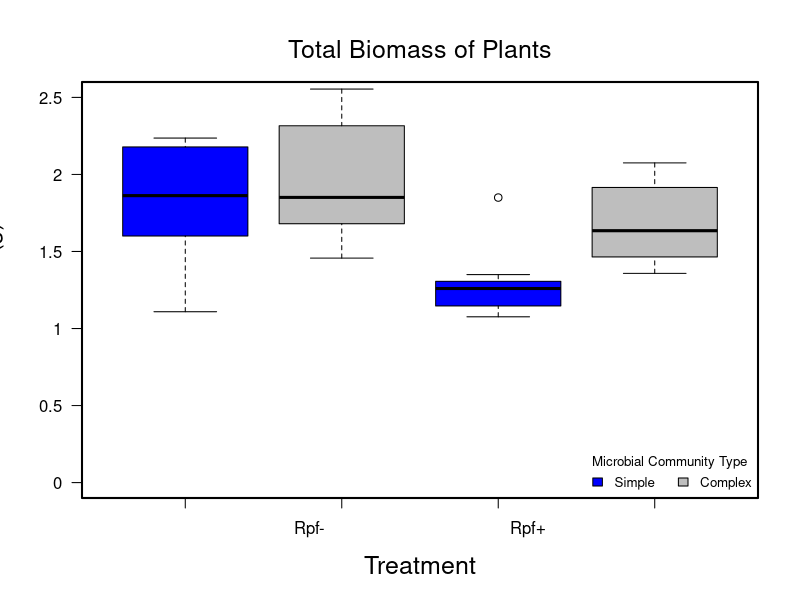
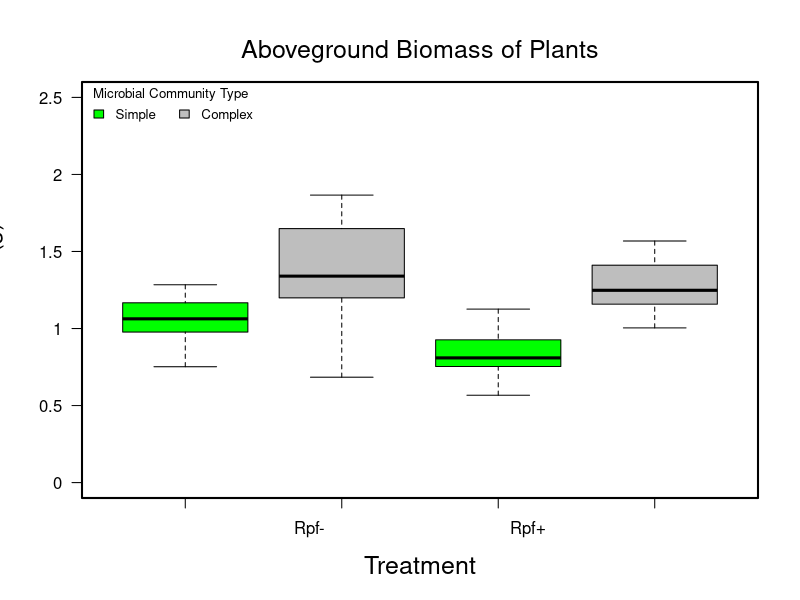
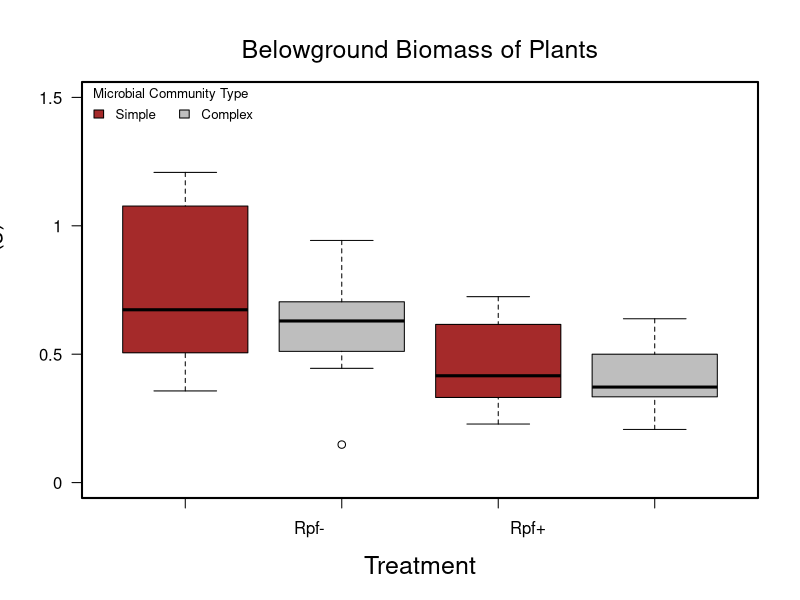
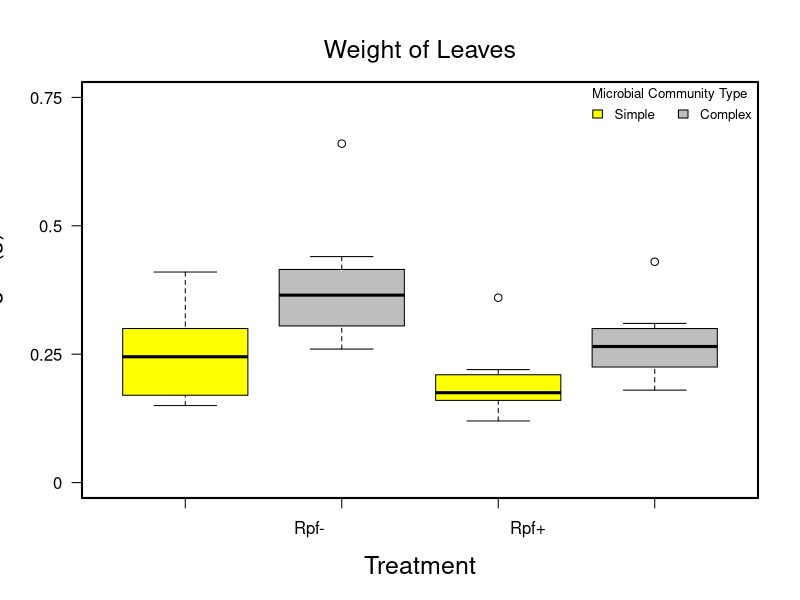

Source code (R) for these figures, in order:
#######################
# Plant Fitness Analysis
#data: Plant Fitness.csv
########################
rm(list=ls())

plantfitness<-read.csv("Plant Fitness.csv", header=T)

plantfitness$rpf <- factor(plantfitness$rpf, levels=c(2,1), labels=c("rpf-", "rpf+"))
plantfitness$soil <- factor(plantfitness$soil, levels=c(2,1), labels=c("complex", "simple"))
summary(plantfitness)

###################################################
#Testing each variable independently 

abiomass<-aov(abiomass~rpf*soil, data=plantfitness)
abiomass
summary(abiomass)
TukeyHSD(abiomass)
#soil is significant at 0.000125, along with two interactions

bbiomass<-aov(bbiomass~rpf*soil, data=plantfitness)
bbiomass
summary(bbiomass)
TukeyHSD(bbiomass)
#rpf is significant at 0.0168, two interactions

flowercount<-aov(flower.count~rpf*soil, data=plantfitness)
flowercount
summary(flowercount)
TukeyHSD(flowercount)
#There is no significant effects or interactions on flower count

seedcount<-aov(seed.count~rpf*soil, data=plantfitness)
seedcount
summary(seedcount)
TukeyHSD(seedcount)
#no significant factors or interactions 

SLA<-aov(SLA~rpf*soil, data=plantfitness)
SLA
summary(SLA)
TukeyHSD(SLA)
#no significant factors or interactions

height<-aov(height~rpf*soil, data=plantfitness)
height
summary(height)
TukeyHSD(height)
#no significant factors or interactions

dweight<-aov(dweight~rpf*soil, data=plantfitness)
dweight
summary(dweight)
TukeyHSD(dweight)
#no significant factors or interactions

wweight<-aov(wweight~rpf*soil, data=plantfitness)
wweight
summary(wweight)
TukeyHSD(wweight)
#rpf and soil are significant, as well as two interactions

shoot.root<-aov(shoot.root~rpf*soil, data=plantfitness)
shoot.root
summary(shoot.root)
TukeyHSD(shoot.root)
#soil is significant

total.biomass<-aov(total.biomass~rpf*soil, data=plantfitness)
total.biomass
summary(total.biomass)
TukeyHSD(total.biomass)
#rpf is significant at 0.00286, with two interactions

anova<-aov(abiomass~rpf*soil*bbiomass*wweight, data=plantfitness)
TukeyHSD(anova)
#soil was significant at 0.000926, and some interactions

anova2<-aov(bbiomass~rpf*soil*abiomass*wweight, data=plantfitness)
summary(anova2)
TukeyHSD(anova2)
#rpf is significant at 0.0474, but no interactions

anova3<-aov(wweight~rpf*soil*abiomass*bbiomass, data=plantfitness)
summary(anova3)
TukeyHSD(anova3)
#rpf and soil are significant at 0.01304 and 0.00221 respectively, two sig interactions

################################################################
#boxplot of Total Biomass
boxplot(total.biomass~soil*rpf, data=plantfitness, notch=FALSE, ylab="", xlab="", 
        col=c("blue", "gray"), ylim = c(0, 2.5), yaxt = "n", las = 1, names=c("", "", "", ""))
mtext("Total Biomass of Plants", side = 3, cex = 1.5, line = 1)
mtext("Biomass (g)", side = 2, line = 4, cex = 1.5)
mtext("Rpf-                                     Rpf+", side = 1, line = 1, cex = 1)
mtext("Treatment", side = 1, line = 3, cex = 1.5)
legend("bottomright", title="Microbial Community Type", c("Simple", "Complex"), fill=c("blue", "gray"), 
       horiz=TRUE, cex=0.8, bty = "n")
box(lwd = 2)
axis(2, at = c(0, 0.5, 1.0, 1.5, 2.0, 2.5), 
     labels = c(0, 0.5, 1.0, 1.5, 2.0, 2.5),
     las = 1)


#is Total biomass different between sterile and live soil?
var.test(total.biomass~soil, data=plantfitness)
#variance is equal becuase p is greater than 0,05
t.test(total.biomass~soil, data=plantfitness, var.equal=T)
#no the groups aren't different

#is total biomass different between +/- rpf treatments?
var.test(total.biomass~rpf, data=plantfitness)
#p-value is greater than 0.05, therefore the variances are equal
t.test(total.biomass~rpf, data=plantfitness, var.equal=T)
#p-value less than 0.05, therefore the groups are different

######boxplot of Above Ground Biomass
boxplot(abiomass~soil*rpf, data=plantfitness, notch=FALSE, ylab="", xlab="", 
        col=c("green", "gray"), ylim = c(0, 2.5), yaxt = "n", las = 1, names=c("", "", "", ""))
mtext("Aboveground Biomass of Plants", side = 3, cex = 1.5, line = 1)
mtext("Biomass (g)", side = 2, line = 4, cex = 1.5)
mtext("Rpf-                                     Rpf+", side = 1, line = 1, cex = 1)
mtext("Treatment", side = 1, line = 3, cex = 1.5)
legend("topleft", title="Microbial Community Type", c("Simple", "Complex"), fill=c("green", "gray"), horiz=TRUE, cex=0.8, bty = "n")
box(lwd = 2)
axis(2, at = c(0, 0.5, 1.0, 1.5, 2.0, 2.5), 
     labels = c(0, 0.5, 1.0, 1.5, 2.0, 2.5),
     las = 1)


#is above biomass different with +/- treatments?
#NO its not
var.test(abiomass~rpf, data=plantfitness)
#p-value over 0.05,variances are equal 
t.test(abiomass~rpf, data=plantfitness, var.equal=T)
#no, the groups are not different

#is above biomass different between soil type?
#YES
var.test(abiomass~soil, data=plantfitness)
#var are equal
t.test(abiomass~soil, data=plantfitness, var.equal=T)
#p-value<<0.05, groups are different. Above ground biomass is sig higher than live groups





######boxplot of Below Ground Biomass
boxplot(bbiomass~soil*rpf, data=plantfitness, notch=FALSE, ylab="", xlab="", 
        col=c("brown", "gray"), ylim = c(0, 1.5), yaxt = "n", las = 1, names=c("", "", "", ""))
mtext("Belowground Biomass of Plants", side = 3, cex = 1.5, line = 1)
mtext("Biomass (g)", side = 2, line = 4, cex = 1.5)
mtext("Rpf-                                     Rpf+", side = 1, line = 1, cex = 1)
mtext("Treatment", side = 1, line = 3, cex = 1.5)
legend("topleft", title="Microbial Community Type", c("Simple", "Complex"), 
       fill=c("brown", "gray"), horiz=TRUE, cex=0.8, bty = "n")
box(lwd = 2)
axis(2, at = c(0, 0.5, 1.0, 1.5), 
     labels = c(0, 0.5, 1.0, 1.5),
     las = 1)



#is below ground biomass different with +/- treatments?
#Yes 
var.test(bbiomass~rpf, data=plantfitness)
#p-value over 0.05,variances are not equal 
t.test(bbiomass~rpf, data=plantfitness, var.equal=F)
#yes, the groups are different p-value-0.02191 and rpf- has greater below ground biomass

#is below ground different with soil type?
#NO
var.test(bbiomass~soil, data=plantfitness)
#no, variances are not equal
t.test(bbiomass~soil, data=plantfitness, var.equal=F)
#no, there is no difference between groups



#######boxplot of wet weight
boxplot(wweight~soil*rpf, data=plantfitness, notch=FALSE, ylab="", xlab="", 
        col=c("yellow", "gray"), ylim = c(0, 0.75), yaxt = "n", las = 1, names=c("", "", "", ""))
mtext("Weight of Leaves", side = 3, cex = 1.5, line = 1)
mtext("Weight (g)", side = 2, line = 4, cex = 1.5)
mtext("Rpf-                                     Rpf+", side = 1, line = 1, cex = 1)
mtext("Treatment", side = 1, line = 3, cex = 1.5)
legend("topright", title="Microbial Community Type", c("Simple", "Complex"), fill=c("yellow", "gray"), horiz=TRUE, cex=0.8, bty="n")
box(lwd = 2)
axis(2, at = c(0, 0.25, 0.5, 0.75), 
     labels = c(0, 0.25, 0.5, 0.75),
     las = 1)


#is rpf treatment different between groups?
#YES
var.test(wweight~rpf, data=plantfitness)
#yes variances are equal
t.test(wweight~rpf, data=plantfitness, var.equal=T)
#yes, there is a sig differences 0.03708, rpf- has greater weight

#is soil type different between groups?
#YES
var.test(wweight~soil, data=plantfitness)
#p-value above 0.05, yes variances are equal 
t.test(wweight~soil, data=plantfitness, var.equal=T)
#yes, sterile samples had a higher leaf weight than live